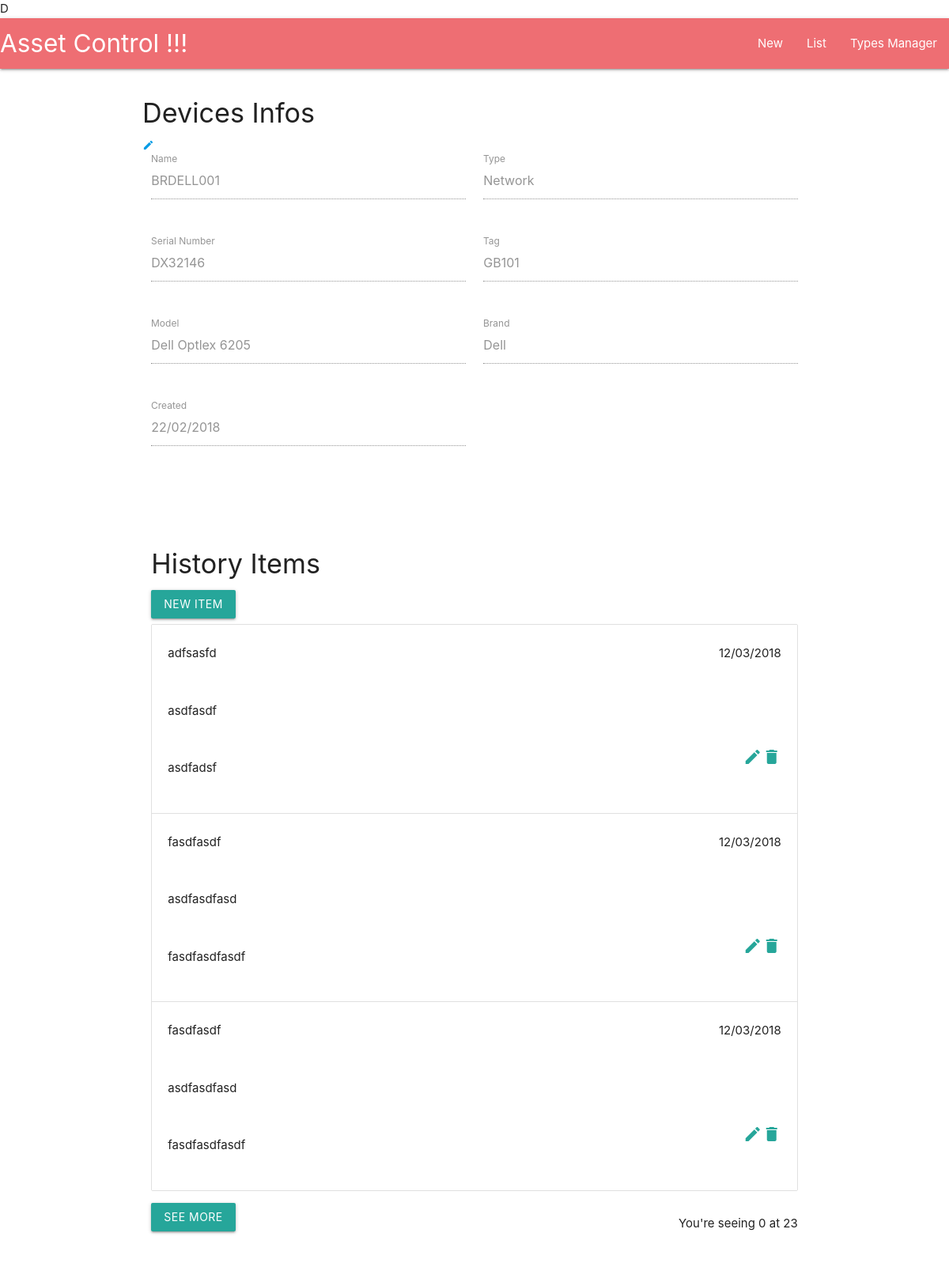
/devices/details/1/, run on the app's committed database.
### devices/models.py (models this page shows, shortened)
class Device(models.Model):
    serial_number = models.CharField(max_length=40, null=False, blank=False)
    tag = models.CharField(max_length=20, null=False, blank=True)
    model = models.CharField(max_length=30, null=False, blank=False)
    brand = models.CharField(max_length=30, null=False, blank=False)
    name = models.CharField(max_length=40, null=False, blank=False)
    type = models.ForeignKey(Type, related_name='devices', null=False)
    created = models.DateField(auto_created=True, auto_now_add=True)

class Type(models.Model):
    name = models.CharField(max_length=40, null=False, blank=False)

class HistoryItem(models.Model):
    device = models.ForeignKey(Device, on_delete=models.CASCADE, related_name='history_items')
    date = models.DateField(auto_created=True, auto_now_add=True)
    title = models.CharField(max_length=140, null=False)
    description = models.TextField(blank=False)
    keywords = models.CharField(max_length=150, null=False, blank=True)

### devices/views.py (the view)
# urls.py: url(r'^devices/details/(?P<pk>[0-9]+)/$', views.DeviceDetailView.as_view(), name='details'),
class DeviceDetailView(DetailView):
    model = Device
    template_name = 'devices/detail.html'
    context_object_name = 'device'
    def get_context_data(self, **kwargs):
        context = super(DeviceDetailView, self).get_context_data(**kwargs)
        max_items = self.request.GET.get("maxitems", None)
        if max_items is None:
            max_items = 3
        context['items_filtered'] = HistoryItem.objects.filter(device=self.object).order_by('-date')[:max_items]
        return context

### devices/templates/devices/detail.html (shortened to what this page needs)
D{% extends 'app/base.html' %}
{% load staticfiles %}
{% block content %}
<section class="section">
    <div class="row">
        <h4>Devices Infos</h4>
        <a href="{% url 'devices:update' device.pk %}"><i class="tiny material-icons">edit</i></a>
        <form class="col s12">
            <div class="row">
                <div class="input-field col s6">
                    <input type="text" value="{{device.name}}" id="name" disabled>
                    <label for="name">Name</label>
                </div>
                <div class="input-field col s6">
                    <input type="text" value="{{device.type.name}}" id="type" disabled>
                    <label for="type">Type</label>
                </div>
            </div>
            <div class="row">
                <div class="input-field col s6">
                    <input type="text" value="{{device.serial_number}}" id="serial" disabled>
                    <label for="serial">Serial Number</label>
                </div>
                <div class="input-field col s6">
                    <input type="text" value="{{device.tag}}" id="tag" disabled>
                    <label for="tag">Tag</label>
                </div>
            </div>
            <div class="row">
                <div class="input-field col s6">
                    <input type="text" value="{{device.model}}" id="model" disabled>
                    <label for="model">Model</label>
                </div>
                <div class="input-field col s6">
                    <input type="text" value="{{device.brand}}" id="brand" disabled>
                    <label for="brand">Brand</label>
                </div>
            </div>
            <div class="row">
                <div class="input-field col s6">
                    <input type="text" value="{{device.created|date:'d/m/Y'}}" id="created" disabled>
                    <label for="created">Created</label>
                </div>
            </div>
        </form>
    </div>
</section>
<section class="section">
        <div class="row">
        <div class="col s12">
            <h4>History Items</h4>
            <a class="waves-effect waves-light btn modal-trigger" href="#modal-item">New Item</a>
            <ul class="collection" id="history-items">
                {% for item in items_filtered|dictsortreversed:"date" %}
                    <li class="collection-item">
                        <div class="row">
                                <div class="col s10">
                                        <p class="title">{{item.title}}</p>
                                </div>
                                <div class="col s2">
                                        <p class="right-align">{{item.date|date:'d/m/Y'}}</p>
                                </div>
                        </div>
                        <div class="row">
                            <div class="col s12">
                                <p class="description">{{item.description}}</p>
                            </div>
                        </div>
                        <div class="row">
                            <div class="col s10">
                                <p class="keywords">{{item.keywords}}</p>
                            </div>
                            <div class="col s2">
                                <a href="{{ item.pk }}" class="btn-delete secondary-content"><i class="material-icons">delete</i></a>
                                <a href="{% url 'devices:item-details' item.pk %}" class="btn-edit secondary-content"><i class="material-icons">mode_edit</i></a>
                            </div
                        </div>
                    </li>
                {% endfor %}
            </ul>
            <div class="row">
                <div class="col s6">
                    <a id="see-more-items" class="btn">see more</a>
                </div>
                <div class="col s6">
                    <p class="right-align items-size-label">
                        You're seeing <span id="current-items-size">0</span> at <span id="total-items">{{ device.history_items.count }}</span>
                    </p>
                </div>
            </div>
        </div>
    </div>
</section>
{% endblock %}
{% block extras %}
    {% load staticfiles %}
{% endblock %}

### data on the page
Device: name "BRDELL001", type.name "Network", serial_number "DX32146", tag "GB101", model "Dell Optlex 6205", brand "Dell", created "22/02/2018", history_items.count "23"
HistoryItem: title "adfsasfd", date "12/03/2018", description "asdfasdf", keywords "asdfadsf"
HistoryItem: title "fasdfasdf", date "12/03/2018", description "asdfasdfasd", keywords "fasdfasdfasdf"
HistoryItem: title "fasdfasdf", date "12/03/2018", description "asdfasdfasd", keywords "fasdfasdfasdf"
